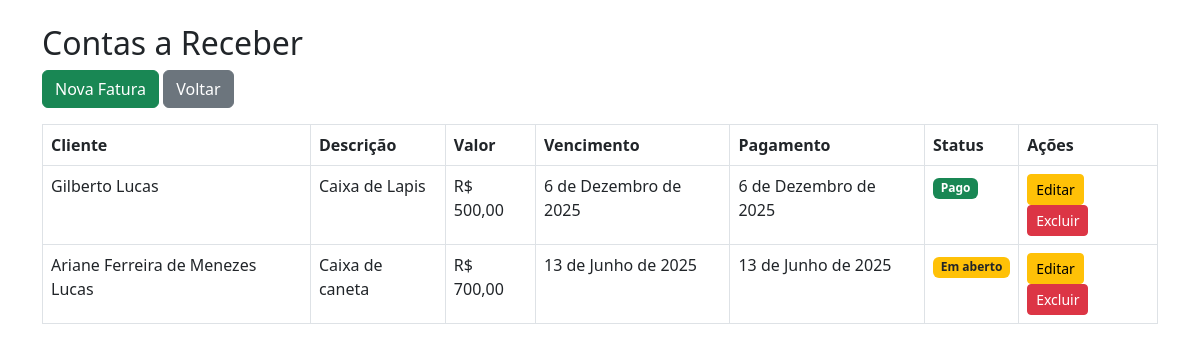
The app's page /financeiro/receber/ (signed in), older data.
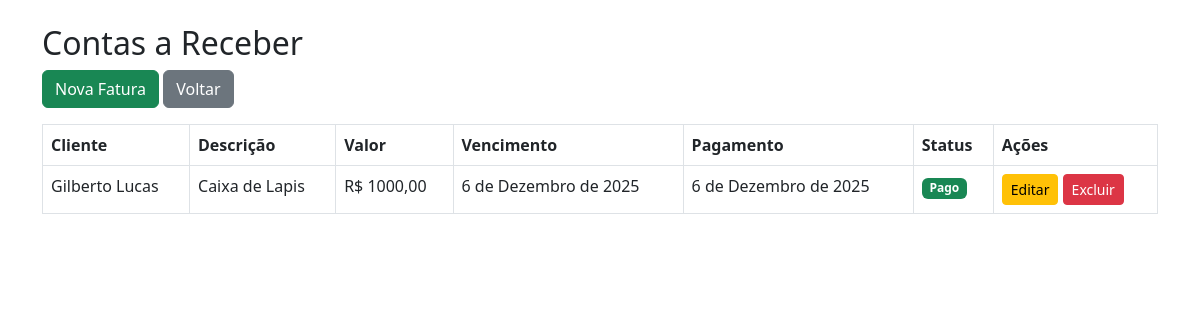
The same page, newer data.
### financeiro/models.py (models this page shows, shortened)
class ContaReceber(models.Model):
    cliente = models.ForeignKey(Cliente, on_delete=models.CASCADE)
    descricao = models.CharField(max_length=200)
    valor = models.DecimalField(max_digits=10, decimal_places=2)
    data_vencimento = models.DateField()
    data_pagamento = models.DateField(null=True, blank=True)
    pago = models.BooleanField(default=False)

### clientes/models.py (models this page shows, shortened)
class Cliente(models.Model):
    STATUS_CHOICES = [
        ('ativo', 'Ativo'),
        ('inativo', 'Inativo'),
        ('prospect', 'Prospect'),
    ]
    nome = models.CharField(max_length=150)
    email = models.EmailField(unique=True)
    telefone = models.CharField(max_length=20, blank=True)
    endereco = models.TextField(blank=True)
    status = models.CharField(max_length=10, choices=STATUS_CHOICES, default='prospect')
    data_criacao = models.DateTimeField(auto_now_add=True)

### financeiro/views.py (the view)
# urls.py: path('receber/', views.lista_contas_receber, name='lista_contas_receber'),
@login_required
def lista_contas_receber(request):
    contas = ContaReceber.objects.all().order_by('-data_vencimento')
    return render(request, 'financeiro/contas_receber.html', {'contas': contas})

### Templates/financeiro/contas_receber.html (shortened to what this page needs)
<!DOCTYPE html>
<html>
<head>
    <link href="https://cdn.jsdelivr.net/npm/bootstrap@5.3.0/dist/css/bootstrap.min.css" rel="stylesheet">
</head>
<body class="p-4">
<div class="container">
    <h2>Contas a Receber</h2>
    <a href="{% url 'nova_conta_receber' %}" class="btn btn-success mb-3">Nova Fatura</a>
    <a href="{% url 'lista_clientes' %}" class="btn btn-secondary mb-3">Voltar</a>
    <table class="table table-bordered">
        <thead>
            <tr>
                <th>Cliente</th>
                <th>Descrição</th>
                <th>Valor</th>
                <th>Vencimento</th>
                <th>Pagamento</th>
                <th>Status</th>
                <th>Ações</th>
            </tr>
        </thead>
        <tbody>
            {% for conta in contas %}
            <tr>
                <td>{{ conta.cliente.nome }}</td>
                <td>{{ conta.descricao }}</td>
                <td>R$ {{ conta.valor }}</td>
                <td>{{ conta.data_vencimento }}</td>
                <td>{{ conta.data_pagamento|default:'-' }}</td>
                <td>
                    {% if conta.pago %}
                        <span class="badge bg-success">Pago</span>
                    {% elif conta.data_vencimento < today %}
                        <span class="badge bg-danger">Vencido</span>
                    {% else %}
                        <span class="badge bg-warning text-dark">Em aberto</span>
                    {% endif %}
                </td>
                <td>
            <a href="{% url 'editar_conta_receber' conta.id %}" class="btn btn-sm btn-warning">Editar</a>
            <a href="{% url 'excluir_conta_receber' conta.id %}" class="btn btn-sm btn-danger">Excluir</a>
        </td>
            </tr>
            {% empty %}
            <tr><td colspan="6">Nenhuma fatura registrada.</td></tr>
            {% endfor %}
        </tbody>
    </table>
</div>
</body>
</html>

Row changes from the older to the newer data that the page shows:
removed ContaReceber: cliente.nome "Ariane Ferreira de Menezes Lucas", descricao "Caixa de caneta", valor "700,00", data_vencimento "13 de Junho de 2025", data_pagamento "13 de Junho de 2025", pago "Em aberto"
changed ContaReceber "Caixa de Lapis": valor "500,00" → "1000,00"
